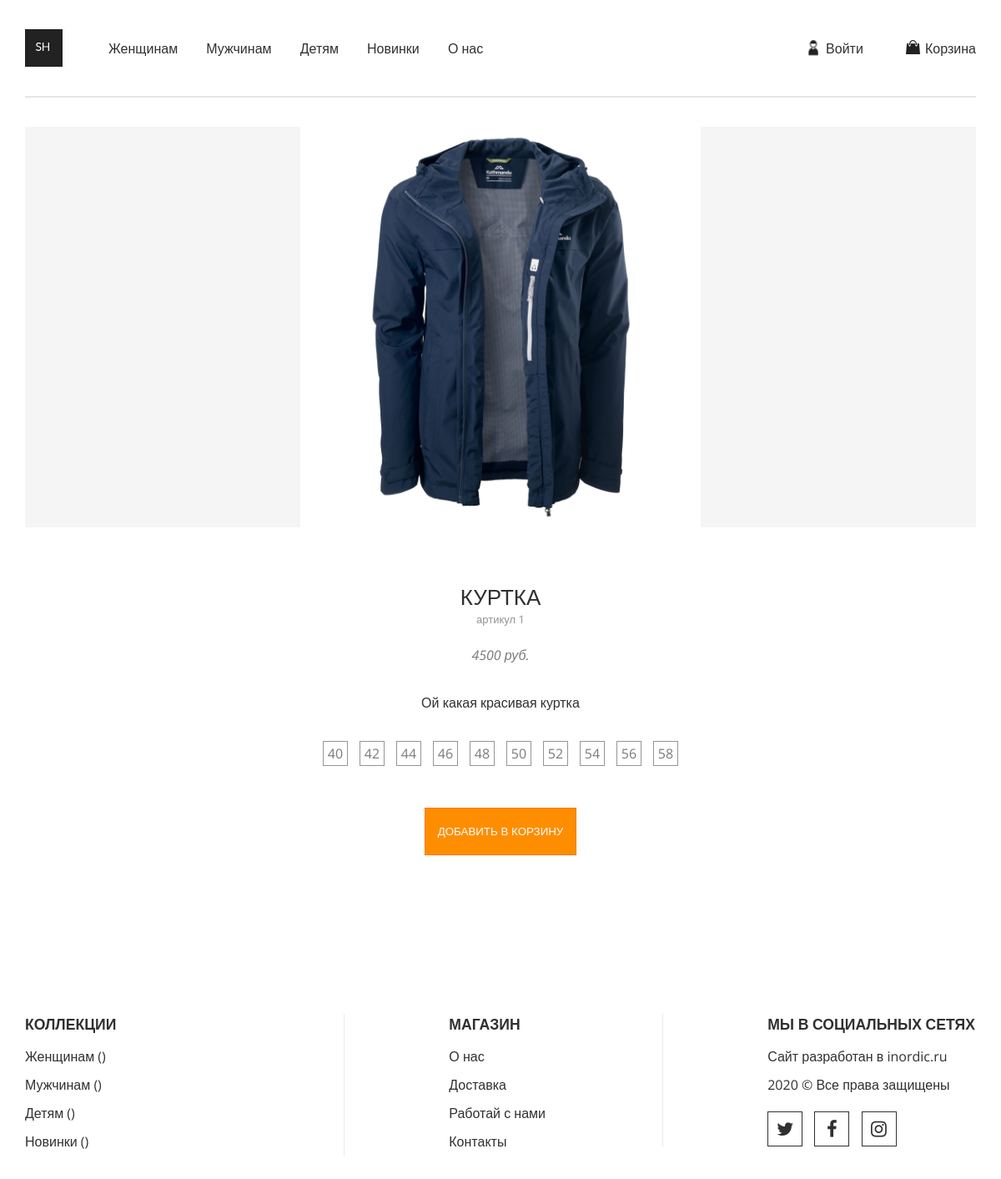
Screenshot of /product.php?id=1 with the database file from the repository.
### tables this page shows
CREATE TABLE IF NOT EXISTS `products` (
  `id` int(11) NOT NULL AUTO_INCREMENT,
  `img_url` varchar(255) NOT NULL,
  `name` varchar(255) NOT NULL,
  `description` text NOT NULL,
  `price` float NOT NULL,
  PRIMARY KEY (`id`)
);

### product.php (the view, shortened to what this page needs)
<?php
$header_config = [
    'title' => 'Карточка товара',
    'style' => 'product.css'
];
include('parts/header.php');
$template = [
    'id' => '',
    'img_url' => '',
    'name' => '',
    'description' => '',
    'price' => '',
    'sizes' => []
];
if (!empty($_GET['id'])) {
    $sql = "SELECT * FROM products WHERE id='{$_GET['id']}'";
    $result = mysqli_query($link, $sql);
    $template = mysqli_fetch_assoc($result);
    $sql_sizes = "SELECT product_sizes FROM product_sizes WHERE product_id='{$_GET['id']}'";
    $result_sizes = mysqli_query($link, $sql_sizes);
    $row = mysqli_fetch_assoc($result_sizes);
    $template['sizes'] = json_decode($row['product_sizes']);
} else {
    header('Location: /catalog.php');
}
?>
<form name="addToBasket" action="#" class="product">
    <div class="product-img" style="background-image: url(<?= $template['img_url'] ?>)"></div>
    <div class="product-name"><?= $template['name'] ?></div>
    <div class="product-article">артикул <?= $template['id'] ?></div>
    <div class="product-price"><?= $template['price'] ?> руб.</div>
    <div class="product-description"><?= $template['description'] ?></div>
    <div class="product-size">
        <?php while (count($template['sizes']) > 0) : ?>
        <?php $current_size = array_shift($template['sizes'])?>
            <label for="<?= 'size'.$current_size ?>"><?= $current_size ?></label>
        <?php endwhile ; ?>
    </div>
    <input name="submit" type="submit" class="product-btn" value="Добавить в корзину" data-product-id="<?= $template['id'] ?>">
</form>
<?php
include('parts/footer.php');
?>

### parts/header.php (shortened to what this page needs)
<!DOCTYPE html>
<html lang="ru">
<head>
    <link rel="stylesheet" href="/styles/styles.css">
    <link rel="stylesheet" href="/styles/<?= $header_config['style'] ?>">
    <link href="https://maxcdn.bootstrapcdn.com/font-awesome/4.7.0/css/font-awesome.min.css" rel="stylesheet"
>
</head>
<body>
<div class="wrapper">
    <header class="header">
        <nav class="header__navbar">
            <a href="/" class="navbar-logo"></a>
            <div class="navbar-menu">
                <a href="/catalog.php?category_id=1" class="menu-item">Женщинам</a>
                <a href="/catalog.php?category_id=2" class="menu-item">Мужчинам</a>
                <a href="/catalog.php?category_id=3" class="menu-item">Детям</a>
                <a href="#" class="menu-item">Новинки</a>
                <a href="#" class="menu-item">О нас</a>
            </div>
        </nav>
        <div class="header__user-box">
            <a href="#" class="user-box__login">Войти</a>
            <a href="/basket.php" class="user-box__basket">Корзина</a>
        </div>
    </header>

### parts/footer.php (shortened to what this page needs)
<footer class="footer">
  <div class="footer__container">
    <h3 class="title">Коллекции</h3>
    <a href="/catalog.php?category_id=1" class="link">Женщинам ()</a>
    <a href="/catalog.php?category_id=2" class="link">Мужчинам ()</a>
    <a href="/catalog.php?category_id=3" class="link">Детям ()</a>
    <a href="#" class="link">Новинки ()</a>
  </div>
  <div class="footer__container">
    <h3 class="title">Магазин</h3>
    <a href="#" class="link">О нас</a>
    <a href="#" class="link">Доставка</a>
    <a href="#" class="link">Работай с нами</a>
    <a href="#" class="link">Контакты</a>
  </div>
  <div class="footer__container">
    <h3 class="title">Мы в социальных сетях</h3>
    <p class="text">Сайт разработан в inordic.ru</p>
    <p class="text">2020 &copy; Все права защищены</p>
    <div class="social">
      <a class="fa fa-twitter" href="http://twitter.com" target="_blank"></a>
      <a class="fa fa-facebook" href="http://facebook.com" target="_blank"></a>
      <a class="fa fa-instagram" href="http://instagram.com" target="_blank"></a>
    </div>
  </div>
</footer>
</div>
</body>
</html>

### styles/styles.css (style rules this page uses)
* { margin: 0; padding: 0; box-sizing: border-box; }
body { color: #303030; font-family: "Open Sans", Arial, Helvetica, sans-serif; background-color: #fff; cursor: default; }
.wrapper { max-width: 1200px; margin: 0 auto; padding: 0 30px; }
.header { padding: 15px 0; margin-bottom: 35px; border-bottom: 2px solid #e5e5e5; width: 100%; overflow: hidden; display: flex; justify-content: space-between; align-items: center; }
.header__navbar { display: flex; align-items: center; padding: 20px 0; }
.header__navbar a.navbar-logo { width: 45px; height: 45px; margin-right: 55px; background-image: url("/images/icons/logo.jpg"); transition: 0.3s ease-in-out; flex: none; }
.header__navbar .navbar-menu a.menu-item { text-decoration: none; color: inherit; margin-right: 30px; padding: 10px 0; position: relative; }
.header__navbar .navbar-menu a.menu-item:last-of-type { margin-right: 0; }
.header__navbar .navbar-menu a.menu-item::after { content: ""; width: 0; height: 2px; background-color: #303030; transition: 0.3s ease-in-out; position: absolute; left: 0; right: 0; bottom: 0; margin: 0 auto; }
.header__user-box a { text-decoration: none; color: inherit; margin-left: 70px; padding: 5px 0; position: relative; }
.header__user-box a::before { content: ""; width: 30px; height: 30px; background-size: contain; position: absolute; left: -30px; top: 0; bottom: 0; margin: auto 0; }
.header__user-box a.user-box__login { animation-delay: 2s; }
.header__user-box a.user-box__login::before { background-image: url("/images/icons/account.png"); }
.header__user-box a.user-box__basket { animation-delay: 2.5s; }
.header__user-box a.user-box__basket::before { background-image: url("/images/icons/bascet.png"); }
.header__user-box a::after { content: ""; width: 0; height: 2px; background-color: #303030; transition: 0.3s ease-in-out; position: absolute; left: 0; right: 0; bottom: 0; margin: 0 auto; }
.footer { margin: 100px 0 50px; display: flex; justify-content: space-between; align-items: flex-start; }
.footer :first-child { padding-left: 0; border-left: none; }
.footer__container { flex-basis: 33%; display: flex; flex-direction: column; align-items: flex-start; padding-left: 11%; min-height: 150px; border-left: 1px solid #eaeaea; }
.footer__container h3.title { text-transform: uppercase; font-size: 1.1em; margin-bottom: 10px; }
.footer__container a.link { text-decoration: none; color: #303030; position: relative; padding: 6px 0; }
.footer__container a.link::before { content: ""; height: 2px; width: 0; background-color: #303030; transition: 0.3s ease-in-out; position: absolute; left: 0; bottom: 3px; }
.footer__container p.text { margin: 6px 0; }
.footer__container .social a { color: #303030; text-decoration: none; }
.footer__container .social a::before { font-size: 22px; padding: 5px; border: 1px solid #303030; display: flex; align-items: center; justify-content: center; width: 30px; height: 30px; margin-top: 15px; margin-right: 10px; transition: 0.3s ease-in-out; }

### styles/product.css (style rules this page uses)
.product { text-align: center; padding: 0 0 90px; }
.product-img { height: 480px; background-color: #f5f5f5; background-size: contain; background-position: center; background-repeat: no-repeat; }
.product-name { margin: 65px 0 0; font-size: 26px; text-transform: uppercase; }
.product-article { color: #949494; text-transform: none; font-size: 13px; margin: 0 0 23px; }
.product-price { color: #7a7a7a; font-size: 16px; font-style: italic; }
.product-description { margin: 35px 0; }
.product-size { display: -webkit-box; display: -ms-flexbox; display: flex; -webkit-box-align: center; -ms-flex-align: center; align-items: center; -webkit-box-pack: center; -ms-flex-pack: center; justify-content: center; -ms-flex-wrap: wrap; flex-wrap: wrap; margin: 0 auto 40px; max-width: 80%; }
.product-size label { border: 1px solid #959595; width: 30px; height: 30px; text-decoration: none; color: #7a7a7a; padding: 3px 0 0; margin: 0 7px 10px; -webkit-transition: 0.3s ease-in-out; transition: 0.3s ease-in-out; cursor: pointer; }
.product-btn { display: inline-block; padding: 20px 15px; color: #fff; text-transform: uppercase; cursor: pointer; background: #ff8d00; border: 1px solid #ff7600; -webkit-transition: 0.5s ease; transition: 0.5s ease; }

### rows the page displays
products: img_url (picture), name "КУРТКА", id "1", price "4500", description "Ой какая красивая куртка"

### other values shown
$current_size "40"
$current_size "42"
$current_size "44"
$current_size "46"
$current_size "48"
$current_size "50"
$current_size "52"
$current_size "54"
$current_size "56"
$current_size "58"
